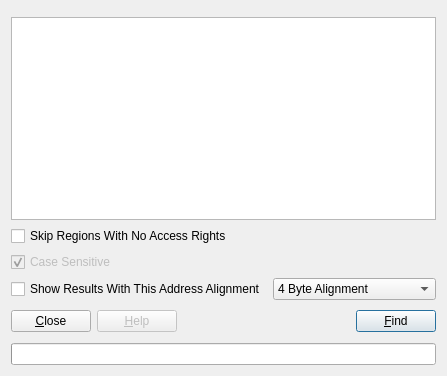
<?xml version="1.0" encoding="UTF-8"?>
<ui version="4.0">
 <author>Evan Teran</author>
 <class>DialogBinaryString</class>
 <widget class="QDialog" name="DialogBinaryString">
  <property name="geometry">
   <rect>
    <x>0</x>
    <y>0</y>
    <width>447</width>
    <height>376</height>
   </rect>
  </property>
  <property name="windowTitle">
   <string>Binary String</string>
  </property>
  <layout class="QGridLayout" name="gridLayout">
   <item row="0" column="0" colspan="2">
    <widget class="BinaryString" name="binaryString">
     <property name="sizePolicy">
      <sizepolicy hsizetype="MinimumExpanding" vsizetype="Minimum">
       <horstretch>0</horstretch>
       <verstretch>0</verstretch>
      </sizepolicy>
     </property>
    </widget>
   </item>
   <item row="1" column="0" colspan="2">
    <widget class="QListWidget" name="listWidget">
     <property name="font">
      <font>
       <family>Monospace</family>
      </font>
     </property>
     <property name="alternatingRowColors">
      <bool>true</bool>
     </property>
    </widget>
   </item>
   <item row="2" column="0" colspan="2">
    <widget class="QCheckBox" name="chkSkipNoAccess">
     <property name="text">
      <string>Skip Regions With No Access Rights</string>
     </property>
    </widget>
   </item>
   <item row="3" column="0" colspan="2">
    <widget class="QCheckBox" name="chkCaseSensitive">
     <property name="enabled">
      <bool>false</bool>
     </property>
     <property name="text">
      <string>Case Sensitive</string>
     </property>
     <property name="checked">
      <bool>true</bool>
     </property>
    </widget>
   </item>
   <item row="4" column="0">
    <widget class="QCheckBox" name="chkAlignment">
     <property name="text">
      <string>Show Results With This Address Alignment</string>
     </property>
    </widget>
   </item>
   <item row="4" column="1">
    <widget class="QComboBox" name="cmbAlignment">
     <property name="currentIndex">
      <number>1</number>
     </property>
     <item>
      <property name="text">
       <string>2 Byte Alignment</string>
      </property>
     </item>
     <item>
      <property name="text">
       <string>4 Byte Alignment</string>
      </property>
     </item>
     <item>
      <property name="text">
       <string>8 Byte Alignment</string>
      </property>
     </item>
    </widget>
   </item>
   <item row="5" column="0" colspan="2">
    <layout class="QHBoxLayout">
     <item>
      <widget class="QPushButton" name="btnClose">
       <property name="text">
        <string>&amp;Close</string>
       </property>
      </widget>
     </item>
     <item>
      <widget class="QPushButton" name="btnHelp">
       <property name="enabled">
        <bool>false</bool>
       </property>
       <property name="text">
        <string>&amp;Help</string>
       </property>
      </widget>
     </item>
     <item>
      <spacer>
       <property name="orientation">
        <enum>Qt::Horizontal</enum>
       </property>
       <property name="sizeHint" stdset="0">
        <size>
         <width>99</width>
         <height>31</height>
        </size>
       </property>
      </spacer>
     </item>
     <item>
      <widget class="QPushButton" name="btnFind">
       <property name="text">
        <string>&amp;Find</string>
       </property>
       <property name="default">
        <bool>true</bool>
       </property>
      </widget>
     </item>
    </layout>
   </item>
   <item row="6" column="0" colspan="2">
    <widget class="QProgressBar" name="progressBar"/>
   </item>
  </layout>
 </widget>
 <customwidgets>
  <customwidget>
   <class>BinaryString</class>
   <extends>QFrame</extends>
   <header>BinaryString.h</header>
   <container>1</container>
  </customwidget>
 </customwidgets>
 <tabstops>
  <tabstop>listWidget</tabstop>
  <tabstop>chkSkipNoAccess</tabstop>
  <tabstop>chkCaseSensitive</tabstop>
  <tabstop>chkAlignment</tabstop>
  <tabstop>cmbAlignment</tabstop>
  <tabstop>btnClose</tabstop>
  <tabstop>btnHelp</tabstop>
  <tabstop>btnFind</tabstop>
 </tabstops>
 <resources/>
 <connections>
  <connection>
   <sender>btnClose</sender>
   <signal>clicked()</signal>
   <receiver>DialogBinaryString</receiver>
   <slot>reject()</slot>
   <hints>
    <hint type="sourcelabel">
     <x>70</x>
     <y>339</y>
    </hint>
    <hint type="destinationlabel">
     <x>179</x>
     <y>282</y>
    </hint>
   </hints>
  </connection>
 </connections>
</ui>
